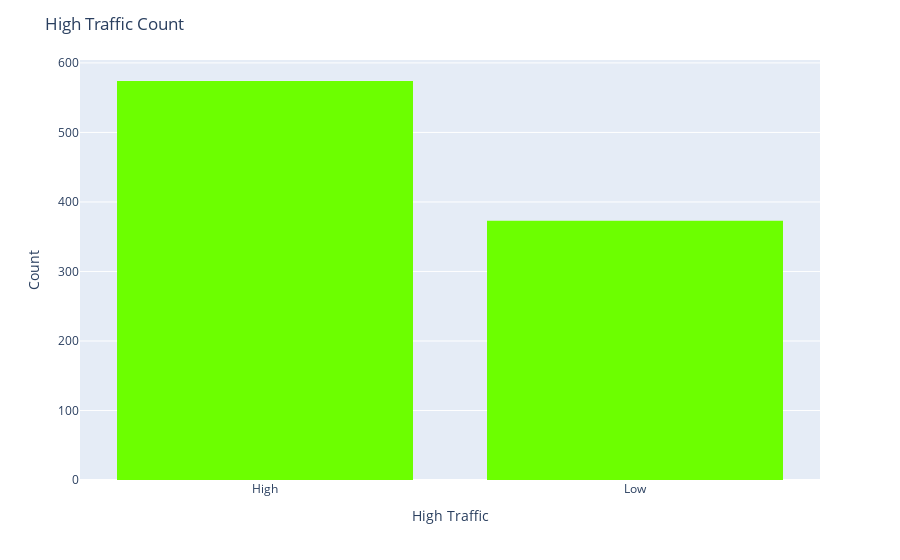

Notebook code cell kept with this figure:
### Markdown cell above
### Target variable - high_traffic:
The target variable for the dataset is  "high_traffic" which is based upon two values of "High" and "Low" which can be described as a binary column. In the visualization below we see the counts of the two values. We clearly see that the value "High"  have more counts than "Low", which means most of the recipes attract high website traffic.

### Code cell
# create a count plot
fig = px.histogram(df, x='high_traffic', color_discrete_sequence=['#6cff00'])
# update the plot layout
fig.update_layout(title='High Traffic Count',
                  xaxis_title='High Traffic',
                  yaxis_title='Count')
# show the plot
fig.show()

### Figure 1 — Plotly figure (JSON) as saved in the notebook; plotly's stock layout.template omitted (floating-point values rounded to 4 significant figures; data arrays with more than 128 entries replaced by an {"elided": "..."} marker saying what was removed)
{"data": [{"alignmentgroup": "True", "bingroup": "x", "hovertemplate": "high_traffic=%{x}<br>count=%{y}<extra></extra>", "legendgroup": "", "marker": {"color": "#6cff00", "pattern": {"shape": ""}}, "name": "", "offsetgroup": "", "orientation": "v", "showlegend": false, "x": {"elided": "947 str values"}, "xaxis": "x", "yaxis": "y", "type": "histogram"}], "layout": {"xaxis": {"anchor": "y", "domain": [0, 1], "title": {"text": "High Traffic"}}, "yaxis": {"anchor": "x", "domain": [0, 1], "title": {"text": "Count"}}, "legend": {"tracegroupgap": 0}, "margin": {"t": 60}, "barmode": "relative", "title": {"text": "High Traffic Count"}}}
